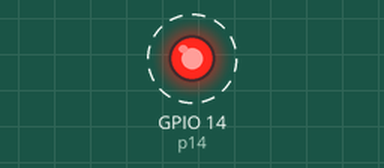
Simulated run of this program. Board: ESP32 board running MicroPython. Shown: output pins drawn as LEDs (lit = HIGH). Wiring (from the project's diagram.json): red LED on GPIO 14. Dashed ring = blinking.

Above: at 0.5 s.
Timing chart, 0 to 4.6 s (numbered marks = the images above):
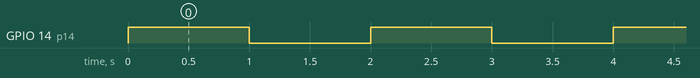

The program:

main.py
```python
import machine
import time

# Configura o pino GPIO 14 como saída
p14 = machine.Pin(14, machine.Pin.OUT)

# Loop para piscar o LED
while True:
    p14.value(1)   # Liga o LED (HIGH)
    time.sleep(1)   # Espera por 1 segundo
    p14.value(0)   # Desliga o LED (LOW)
    time.sleep(1)   # Espera por 1 segundo
```

Measured:
- by itself, GPIO 14 (p14): alternates HIGH for 1.0 s and LOW for 1.0 s
